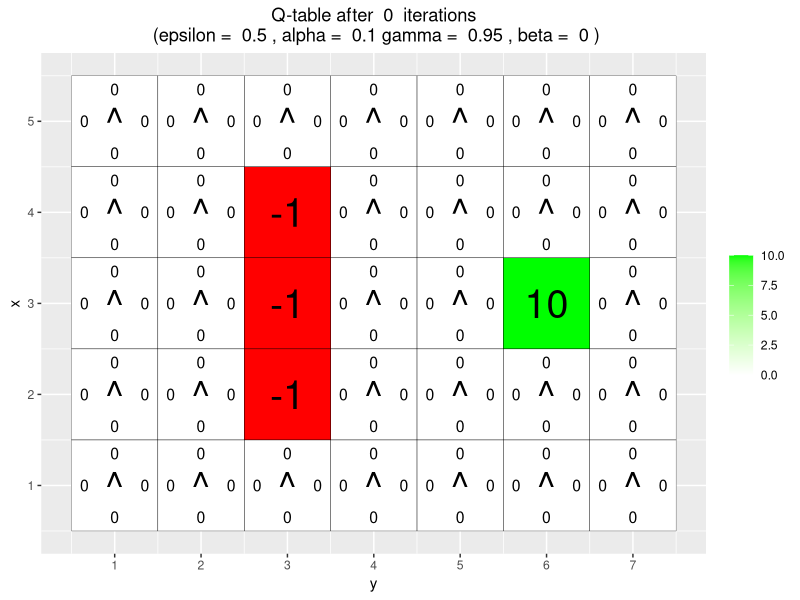
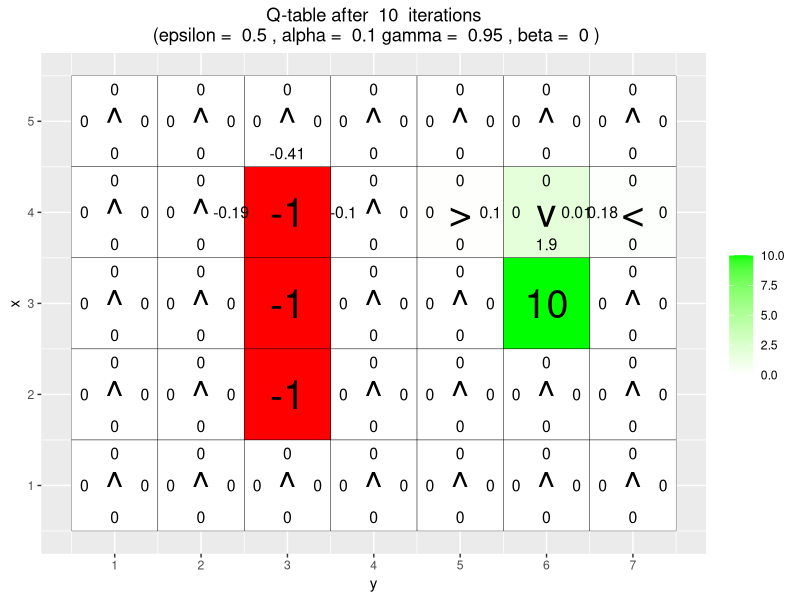
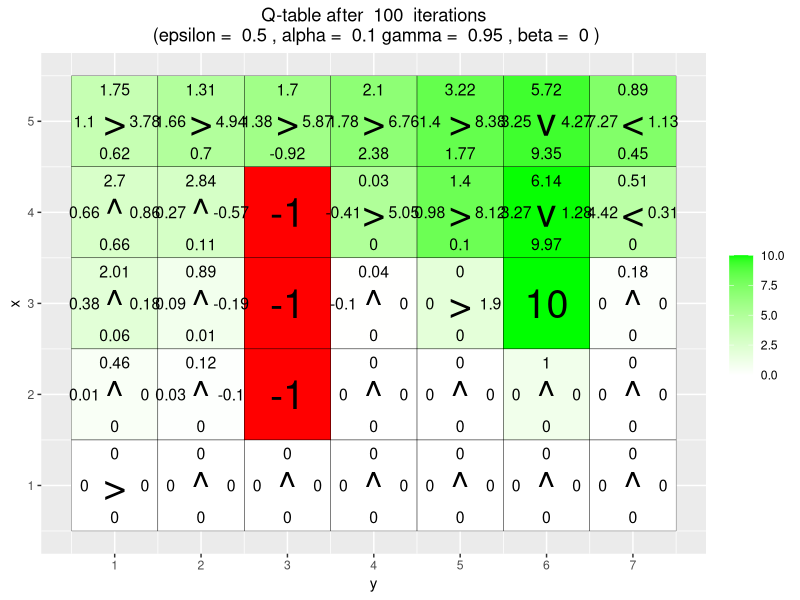
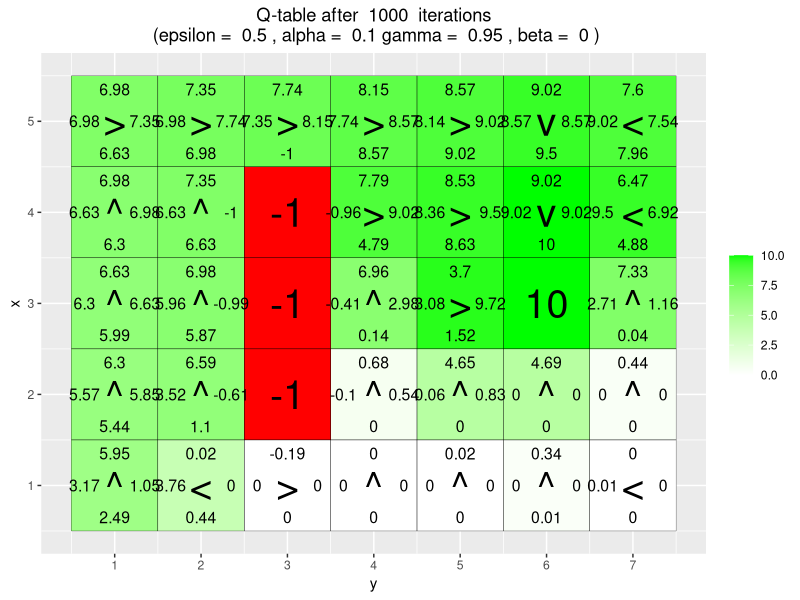
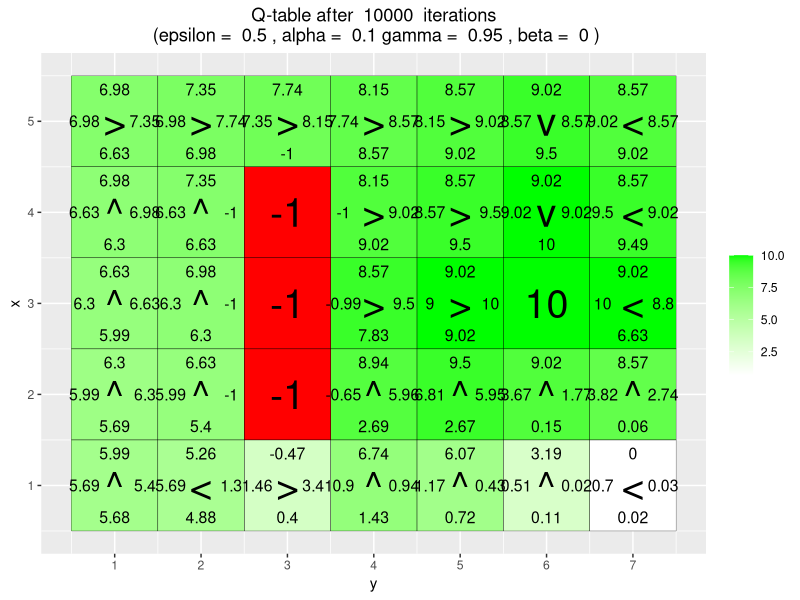
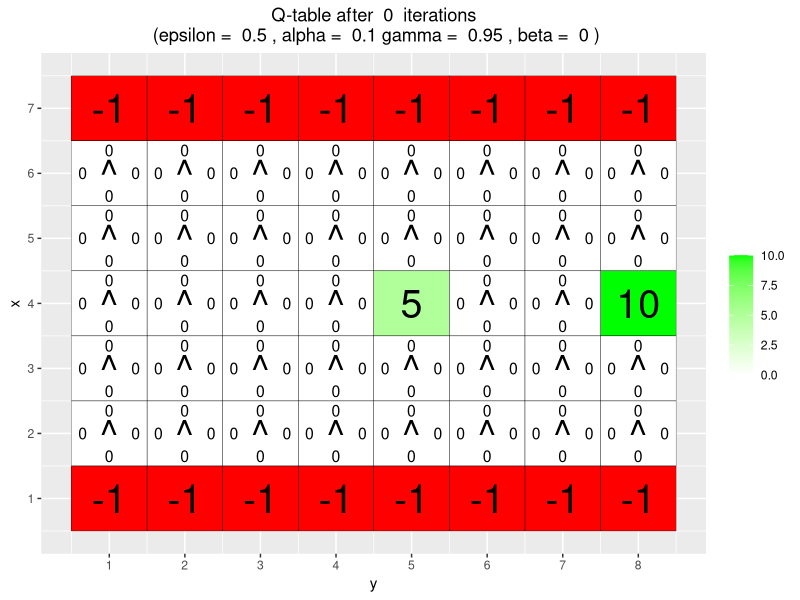
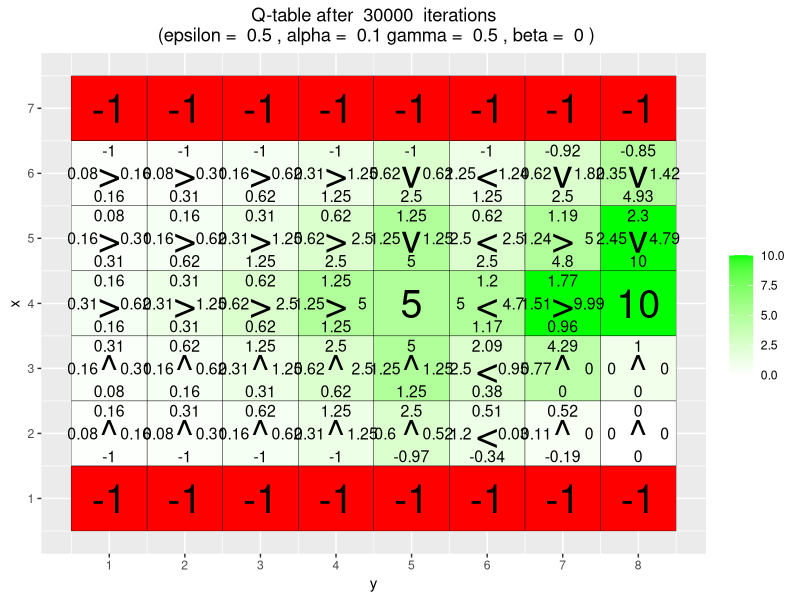
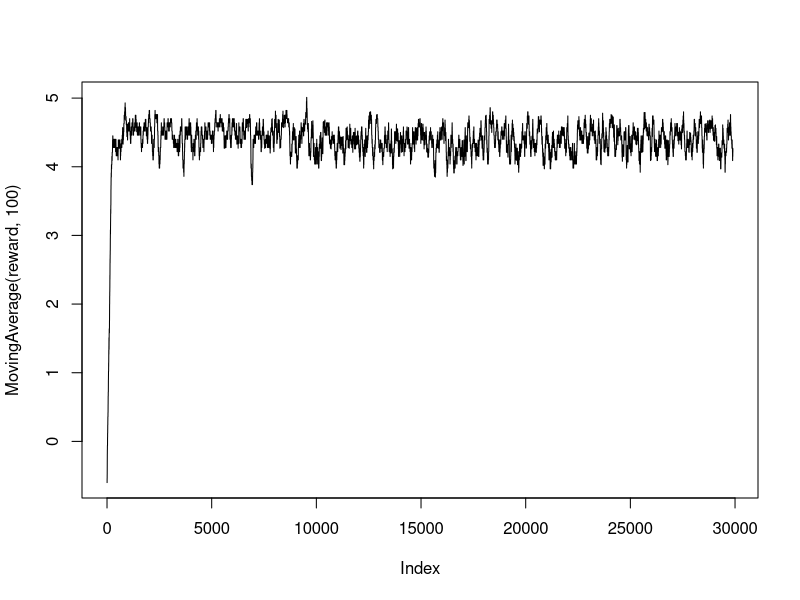

Recreate these plots in R, in order. (Note: a time limit stopped this script after it produced the figures.)
## ---- chunk 1
# By Jose M. Peña and Joel Oskarsson.
# For teaching purposes.
# jose.m.pena@liu.se.

#####################################################################################################
# Q-learning
#####################################################################################################

# install.packages("ggplot2")
# install.packages("vctrs")
set.seed(12345)
library(ggplot2)

arrows <- c("^", ">", "v", "<")
action_deltas <- list(c(1,0), # up
                      c(0,1), # right
                      c(-1,0), # down
                      c(0,-1)) # left

vis_environment <- function(iterations=0, epsilon = 0.5, alpha = 0.1, gamma = 0.95, beta = 0){
  
  # Visualize an environment with rewards. 
  # Q-values for all actions are displayed on the edges of each tile.
  # The (greedy) policy for each state is also displayed.
  # 
  # Args:
  #   iterations, epsilon, alpha, gamma, beta (optional): for the figure title.
  #   reward_map (global variable): a HxW array containing the reward given at each state.
  #   q_table (global variable): a HxWx4 array containing Q-values for each state-action pair.
  #   H, W (global variables): environment dimensions.
  
  df <- expand.grid(x=1:H,y=1:W)
  foo <- mapply(function(x,y) ifelse(reward_map[x,y] == 0,q_table[x,y,1],NA),df$x,df$y)
  df$val1 <- as.vector(round(foo, 2))
  foo <- mapply(function(x,y) ifelse(reward_map[x,y] == 0,q_table[x,y,2],NA),df$x,df$y)
  df$val2 <- as.vector(round(foo, 2))
  foo <- mapply(function(x,y) ifelse(reward_map[x,y] == 0,q_table[x,y,3],NA),df$x,df$y)
  df$val3 <- as.vector(round(foo, 2))
  foo <- mapply(function(x,y) ifelse(reward_map[x,y] == 0,q_table[x,y,4],NA),df$x,df$y)
  df$val4 <- as.vector(round(foo, 2))
  foo <- mapply(function(x,y) 
    ifelse(reward_map[x,y] == 0,arrows[GreedyPolicy(x,y)],reward_map[x,y]),df$x,df$y)
  df$val5 <- as.vector(foo)
  foo <- mapply(function(x,y) ifelse(reward_map[x,y] == 0,max(q_table[x,y,]),
                                     ifelse(reward_map[x,y]<0,NA,reward_map[x,y])),df$x,df$y)
  df$val6 <- as.vector(foo)
  
  print(ggplot(df,aes(x = y,y = x)) +
          scale_fill_gradient(low = "white", high = "green", na.value = "red", name = "") +
          geom_tile(aes(fill=val6)) +
          geom_text(aes(label = val1),size = 4,nudge_y = .35,na.rm = TRUE) +
          geom_text(aes(label = val2),size = 4,nudge_x = .35,na.rm = TRUE) +
          geom_text(aes(label = val3),size = 4,nudge_y = -.35,na.rm = TRUE) +
          geom_text(aes(label = val4),size = 4,nudge_x = -.35,na.rm = TRUE) +
          geom_text(aes(label = val5),size = 10) +
          geom_tile(fill = 'transparent', colour = 'black') + 
          ggtitle(paste("Q-table after ",iterations," iterations\n",
                        "(epsilon = ",epsilon,", alpha = ",alpha,"gamma = ",gamma,", beta = ",beta,")")) +
          theme(plot.title = element_text(hjust = 0.5)) +
          scale_x_continuous(breaks = c(1:W),labels = c(1:W)) +
          scale_y_continuous(breaks = c(1:H),labels = c(1:H)))
  
}
## ---- chunk 2
GreedyPolicy <- function(x, y){
  
  # Get a greedy action for state (x,y) from q_table.
  #
  # Args:
  #   x, y: state coordinates.
  #   q_table (global variable): a HxWx4 array containing Q-values for each state-action pair.
  # 
  # Returns:
  #   An action, i.e. integer in {1,2,3,4}.
  
  return(which.max(q_table[x,y,]))
}

EpsilonGreedyPolicy <- function(x, y, epsilon){
  
  # Get an epsilon-greedy action for state (x,y) from q_table.
  #
  # Args:
  #   x, y: state coordinates.
  #   epsilon: probability of acting randomly.
  # 
  # Returns:
  #   An action, i.e. integer in {1,2,3,4}.
  
  # Your code here.
  if (runif(1) < epsilon) {
    return (sample(1:4,1))
  } else {
    return (which.max(q_table[x,y,]))
  }
}
## ---- chunk 3
transition_model <- function(x, y, action, beta){
  
  # Computes the new state after given action is taken. The agent will follow the action 
  # with probability (1-beta) and slip to the right or left with probability beta/2 each.
  # 
  # Args:
  #   x, y: state coordinates.
  #   action: which action the agent takes (in {1,2,3,4}).
  #   beta: probability of the agent slipping to the side when trying to move.
  #   H, W (global variables): environment dimensions.
  # 
  # Returns:
  #   The new state after the action has been taken.
  
  delta <- sample(-1:1, size = 1, prob = c(0.5*beta,1-beta,0.5*beta))
  final_action <- ((action + delta + 3) %% 4) + 1
  foo <- c(x,y) + unlist(action_deltas[final_action])
  foo <- pmax(c(1,1),pmin(foo,c(H,W)))
  
  return (foo)
}

q_learning <- function(start_state, epsilon = 0.5, alpha = 0.1, gamma = 0.95, 
                       beta = 0){
  
  # Perform one episode of Q-learning. The agent should move around in the 
  # environment using the given transition model and update the Q-table.
  # The episode ends when the agent reaches a terminal state.
  # 
  # Args:
  #   start_state: array with two entries, describing the starting position of the agent.
  #   epsilon (optional): probability of acting randomly.
  #   alpha (optional): learning rate.
  #   gamma (optional): discount factor.
  #   beta (optional): slipping factor.
  #   reward_map (global variable): a HxW array containing the reward given at each state.
  #   q_table (global variable): a HxWx4 array containing Q-values for each state-action pair.
  # 
  # Returns:
  #   reward: reward received in the episode.
  #   correction: sum of the temporal difference correction terms over the episode.
  #   q_table (global variable): Recall that R passes arguments by value. So, q_table being
  #   a global variable can be modified with the superassigment operator <<-.
  
  # initialize Q
  Q = start_state
  x = Q[1]
  y = Q[2]
  episode_correction = 0
  repeat{
    
    # Follow policy, execute action, get reward.
    action = EpsilonGreedyPolicy(x,y,epsilon) # follow policy
    next_state = transition_model(x,y,action,beta) # excecute action
    reward = reward_map[next_state[1],next_state[2]] # get reward
    
    # Q-table update.
    correction = reward + gamma * max(q_table[next_state[1],next_state[2],])-q_table[x,y,action]
    q_table[x,y,action] <<- q_table[x,y,action] + alpha * (correction)
    episode_correction = episode_correction + correction
    
    x = next_state[1]
    y = next_state[2]
    
    if(reward!=0)
      # End episode.
      return (c(reward,episode_correction))
  }
  
}
## ---- chunk 4
#####################################################################################################
# Q-Learning Environments
#####################################################################################################

# Environment A (learning)

H <- 5
W <- 7

reward_map <- matrix(0, nrow = H, ncol = W)
reward_map[3,6] <- 10
reward_map[2:4,3] <- -1

q_table <- array(0,dim = c(H,W,4))

vis_environment()

for(i in 1:10000){
  foo <- q_learning(start_state = c(3,1))
  
  if(any(i==c(10,100,1000,10000)))
    vis_environment(i)
}


## ---- chunk 5
# Environment B (the effect of epsilon and gamma)

H <- 7
W <- 8

reward_map <- matrix(0, nrow = H, ncol = W)
reward_map[1,] <- -1
reward_map[7,] <- -1
reward_map[4,5] <- 5
reward_map[4,8] <- 10

q_table <- array(0,dim = c(H,W,4))

vis_environment()

MovingAverage <- function(x, n){
  
  cx <- c(0,cumsum(x))
  rsum <- (cx[(n+1):length(cx)] - cx[1:(length(cx) - n)]) / n
  
  return (rsum)
}

for(j in c(0.5,0.75,0.95)){
  q_table <- array(0,dim = c(H,W,4))
  reward <- NULL
  correction <- NULL
  
  for(i in 1:30000){
    foo <- q_learning(gamma = j, start_state = c(4,1))
    reward <- c(reward,foo[1])
    correction <- c(correction,foo[2])
  }
  
  vis_environment(i, gamma = j)
  plot(MovingAverage(reward,100),type = "l")
  plot(MovingAverage(correction,100),type = "l")
}


for(j in c(0.5,0.75,0.95)){
  q_table <- array(0,dim = c(H,W,4))
  reward <- NULL
  correction <- NULL
  
  for(i in 1:30000){
    foo <- q_learning(epsilon = 0.1, gamma = j, start_state = c(4,1))
    reward <- c(reward,foo[1])
    correction <- c(correction,foo[2])
  }
  
  vis_environment(i, epsilon = 0.1, gamma = j)
  plot(MovingAverage(reward,100),type = "l")
  plot(MovingAverage(correction,100),type = "l")
}
## ---- chunk 6
# Environment C (the effect of beta).

H <- 3
W <- 6

reward_map <- matrix(0, nrow = H, ncol = W)
reward_map[1,2:5] <- -1
reward_map[1,6] <- 10

q_table <- array(0,dim = c(H,W,4))

vis_environment()

for(j in c(0,0.2,0.4,0.66)){
  q_table <- array(0,dim = c(H,W,4))
  
  for(i in 1:10000)
    foo <- q_learning(gamma = 0.6, beta = j, start_state = c(1,1))
  
  vis_environment(i, gamma = 0.6, beta = j)
}

## ---- chunk 7
# Load images and display in 4x4 grid
knitr::include_graphics(c(
  "/Users/olofswedberg/Desktop/Screenshot 2024-09-28 at 19.20.57.png",
  "/Users/olofswedberg/Desktop/Screenshot 2024-09-28 at 19.23.33.png",
  "/Users/olofswedberg/Desktop/Screenshot 2024-09-28 at 19.23.42.png",
  "/Users/olofswedberg/Desktop/Screenshot 2024-09-28 at 19.23.51.png",
  "/Users/olofswedberg/Desktop/Screenshot 2024-09-28 at 19.24.00.png",
  "/Users/olofswedberg/Desktop/Screenshot 2024-09-28 at 19.24.09.png",
  "/Users/olofswedberg/Desktop/Screenshot 2024-09-28 at 19.24.14.png",
  "/Users/olofswedberg/Desktop/Screenshot 2024-09-28 at 19.24.19.png",
  "/Users/olofswedberg/Desktop/Screenshot 2024-09-28 at 19.24.23.png",
  "/Users/olofswedberg/Desktop/Screenshot 2024-09-28 at 19.24.26.png",
  "/Users/olofswedberg/Desktop/Screenshot 2024-09-28 at 19.24.30.png",
  "/Users/olofswedberg/Desktop/Screenshot 2024-09-28 at 19.24.36.png",
  "/Users/olofswedberg/Desktop/Screenshot 2024-09-28 at 19.24.40.png",
  "/Users/olofswedberg/Desktop/Screenshot 2024-09-28 at 19.24.43.png",
  "/Users/olofswedberg/Desktop/Screenshot 2024-09-28 at 19.24.49.png",
  "/Users/olofswedberg/Desktop/Screenshot 2024-09-28 at 19.24.53.png"
))
## ---- chunk 8
# Load images and display in 4x4 grid
knitr::include_graphics(c(
"/Users/olofswedberg/Desktop/Screenshot 2024-09-28 at 19.24.56.png",
"/Users/olofswedberg/Desktop/Screenshot 2024-09-28 at 19.25.00.png",
"/Users/olofswedberg/Desktop/Screenshot 2024-09-28 at 19.25.04.png",
"/Users/olofswedberg/Desktop/Screenshot 2024-09-28 at 19.25.07.png",
"/Users/olofswedberg/Desktop/Screenshot 2024-09-28 at 19.25.10.png",
"/Users/olofswedberg/Desktop/Screenshot 2024-09-28 at 19.25.16.png"
))
